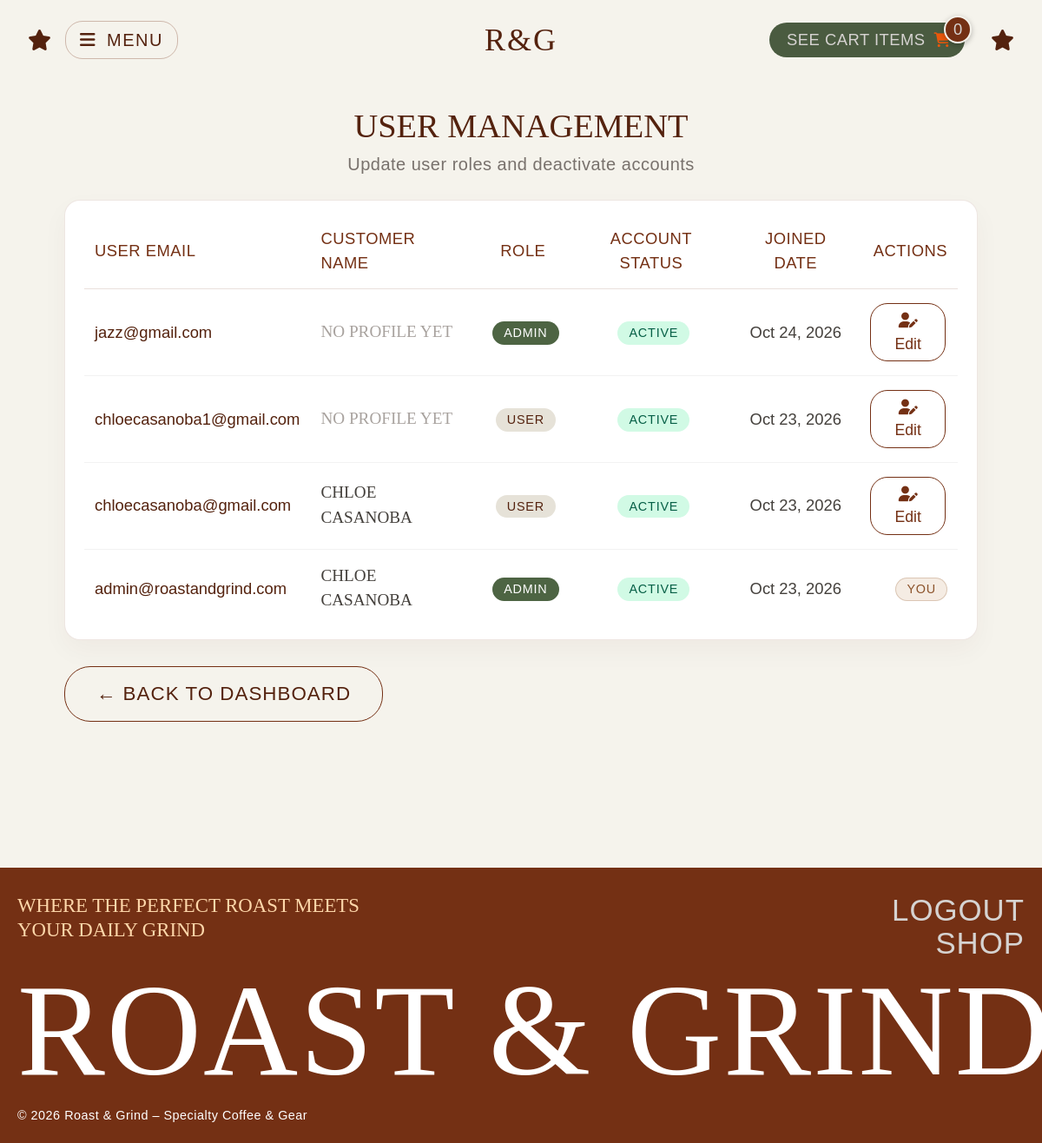
Before: /admin/users.php (signed in) with the older database file.
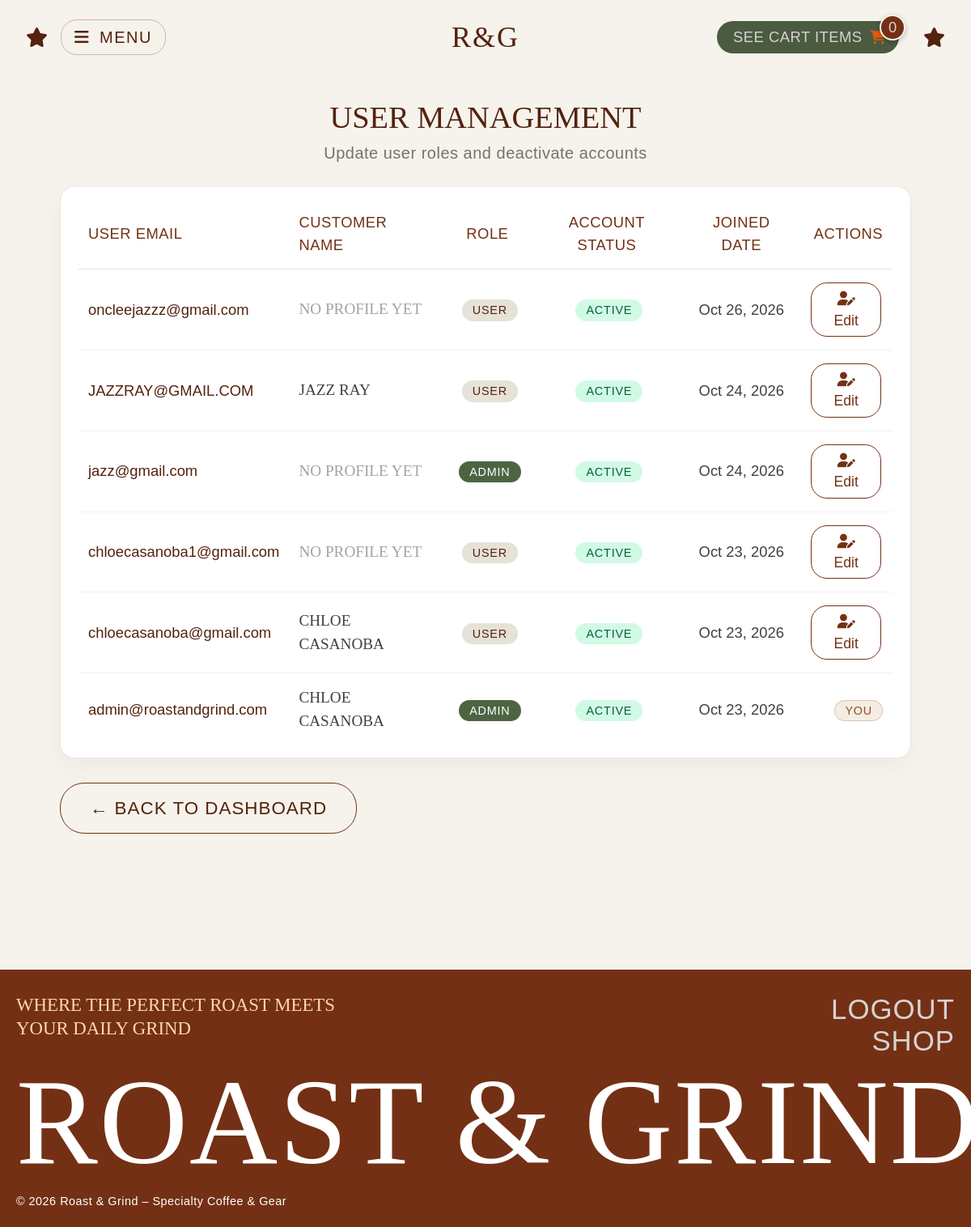
After: the same page with the newer database file.
### tables this page shows
CREATE TABLE `customers` (
  `customer_id` int(11) NOT NULL,
  `user_id` int(11) NOT NULL,
  `profile_photo` varchar(255) DEFAULT 'default_avatar.png',
  `first_name` varchar(50) NOT NULL DEFAULT '',
  `last_name` varchar(50) NOT NULL DEFAULT '',
  `address` varchar(150) NOT NULL DEFAULT '',
  `town` varchar(50) NOT NULL DEFAULT '',
  `postal_code` varchar(10) NOT NULL DEFAULT '',
  `phone` varchar(20) NOT NULL DEFAULT ''
);

CREATE TABLE `users` (
  `user_id` int(11) NOT NULL,
  `email` varchar(255) NOT NULL,
  `password_hash` varchar(255) NOT NULL,
  `role` enum('user','admin') NOT NULL DEFAULT 'user',
  `status` enum('active','inactive') NOT NULL DEFAULT 'active',
  `created_at` timestamp NOT NULL DEFAULT current_timestamp()
);

### admin/users.php (the view, shortened to what this page needs)
<?php
require_once "../includes/config.php";
$sql = "SELECT u.user_id, u.email, u.role, u.status, u.created_at, c.first_name, c.last_name
        FROM users u
        LEFT JOIN customers c ON u.user_id = c.user_id
        ORDER BY u.created_at DESC";
$result = mysqli_query($conn, $sql);
require_once "../includes/header.php";
?>
<div class="admin-items-wrapper">
    <h1 class="admin-items-title">User Management</h1>
    <p class="admin-items-subtitle">Update user roles and deactivate accounts</p>
    <div class="admin-items-box mt-4">
        <table class="dashboard-table">
            <thead>
                <tr>
                    <th class="text-start">User Email</th>
                    <th class="text-start">Customer Name</th>
                    <th class="text-center">Role</th>
                    <th class="text-center">Account Status</th>
                    <th class="text-center">Joined Date</th>
                    <th class="text-end">Actions</th>
                </tr>
            </thead>
            <tbody>
                <?php while ($row = mysqli_fetch_assoc($result)): ?>
                    <tr>
                        <td style="font-family: 'Alinore', sans-serif; font-size: 1.15rem; color: #54220E;">
                            <?= htmlspecialchars($row['email']); ?>
                        </td>
                        <td style="font-family: 'Aqila', serif; font-size: 1.2rem; text-transform: uppercase;">
                            <?= htmlspecialchars(trim($row['first_name'] . ' ' . $row['last_name'])) ?: '<span style="color:#A8A29E; font-family:\'Alinore\';">No Profile Yet</span>'; ?>
                        </td>
                        <td class="text-center">
                            <?php if ($row['role'] === 'admin'): ?>
                                <span class="badge" style="background-color: #4D6443; color: white;">Admin</span>
                            <?php else: ?>
                                <span class="badge" style="background-color: #E6E2D8; color: #54220E;">User</span>
                            <?php endif; ?>
                        </td>
                        <td class="text-center">
                            <?php if ($row['status'] === 'active'): ?>
                                <span class="badge" style="background-color: #D1FAE5; color: #065F46;">Active</span>
                            <?php else: ?>
                                <span class="badge" style="background-color: #FEE2E2; color: #991B1B;">Inactive</span>
                            <?php endif; ?>
                        </td>
                        <td class="text-center" style="font-family: 'Alinore', sans-serif;">
                            <?= date('M j, Y', strtotime($row['created_at'])); ?>
                        </td>
                        <td class="text-end">
                            <?php if ((int)$row['user_id'] !== (int)$_SESSION['user_id']): ?>
                                <button type="button" class="admin-action-btn" data-bs-toggle="modal" data-bs-target="#editUserModal<?= $row['user_id']; ?>">
                                    <i class="fa-solid fa-user-pen"></i> Edit
                                </button>
                            <?php else: ?>
                                <span class="badge bg-secondary">You</span>
                            <?php endif; ?>
                        </td>
                    </tr>
                <?php endwhile; ?>
            </tbody>
        </table>
    </div>
    <div class="dashboard-actions-bar">
        <a href="dashboard.php" class="dashboard-btn-outline">
            &larr; Back to Dashboard
        </a>
    </div>
</div>
<?php require_once "../includes/footer.php"; ?>

Changed rows visible on the page:
added customers: user.email "oncleejazzz@gmail.com", first_name+last_name "NO PROFILE YET", shows "USER", user.created_at "Oct 26, 2026"
added customers: user.email "JAZZRAY@GMAIL.COM", first_name+last_name "JAZZ RAY", shows "USER", user.created_at "Oct 24, 2026"
